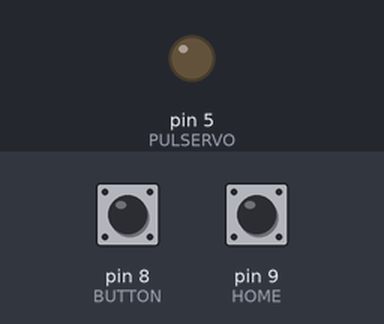
The sketch below on a simulated Arduino Uno, built with avr-gcc and run on an emulated ATmega328P. On the bench: output pins drawn as LEDs (lit = HIGH). Wiring (inferred from the names in the program): 2 × servo: signal pin 3 / signal pin 4. The test bench sets the inputs (shaded band); at power-on: pin 8 (BUTTON) LOW, pin 9 (HOME) HIGH. Servo pulses on a pin are drawn as a servo (544–2400 µs = 0–180°); pins used as bus, display or sensor lines are not drawn.

Above: at 4.9 s.
5.0 s: pin 8 (BUTTON) pulled HIGH for 0.15 s
At 7.7 s:
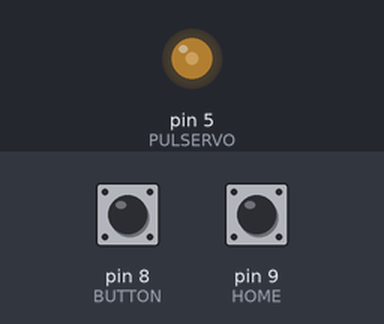
Timing chart, 0 to 9.2 s (numbered marks = the images above; inputs shaded):
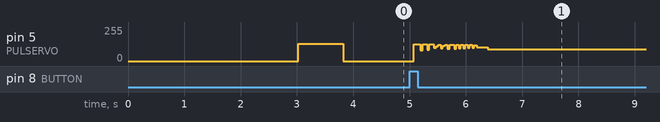

The sketch:

wire_0_0568.ino
```cpp
#include "header.h"

bool lastButtonState = LOW; //old button state
bool reading = LOW; // read the value of the button
unsigned long lastDebounceTime = 0; // last time the button has been pressed
bool LR = LOW; //  stepper motor direction,  HIGH = right | LOW = left
unsigned long timeNow = 0; //used for the millis

void setup() {

  pinMode(DIRSTEP, OUTPUT);
  pinMode(PULSTEP, OUTPUT);
  pinMode(PULSERVO, OUTPUT);
  pinMode(DIRSERVO, OUTPUT);
  pinMode(ENASERVO, OUTPUT);
  pinMode(HOME, INPUT);
  pinMode(BUTTON, INPUT);

  starterPosition();  //more details in functions.h
}

void loop()
{

  reading = digitalRead(BUTTON);  // read the button to start
  if (reading != lastButtonState) lastDebounceTime = millis(); // if the button change state the lastDebounceTime is resetted
  timeNow = millis(); // get the current time

  //18446744073709551615 is the maximum number for unsigned long, then millis() restart from 0
  //FIXME: the autonomy of the program is about 50days, then it gets stuck without restarting

  if (timeNow - lastDebounceTime > DEBOUNCE_DELAY && reading == HIGH) { //IF DEBOUNCE_DELAY has passed
    LR = LOW; //first go on right
    int speedModifier = 1;  // increment index of the delay of the speed
    int layerTurnsModifier = 0; // index to increment the turns for a layer of the coil
    for(int layer = 0; layer < COIL_LAYERS; layer++){
      layerTurnsModifier = calculateTheLayerTurnsModifier(layer); // if layer % 4 == 0 -> modifier = 1
      for(int turn = 0; turn < LAYER_TURNS + layerTurnsModifier; turn++){ // every 4 layers the coil has 1 turn more
        speedModifier = calculateTheSpeedModifier(layer,turn); // if is the first layer the speed of the rotation gradually decrease to speedModifier = 1
        rotateServo(SERVO_DELAY * speedModifier); // rotate the coil
        moveStepper(LR, STEPPER_DELAY * speedModifier); // horizontal stepper move for the next coil turn
      }
      LR = !LR; // invert the direction of the stepper
    }
     starterPosition(); // after the cicle of the coil, the motors moves to the starter position
  }
  lastButtonState = reading; // update the last button state
}
```

GLOBALS.h
```cpp
#ifndef GLOBALS
#define GLOBALS

const int SERVO_DELAY = 9; // fixed servo delay
const int STEPPER_DELAY = 50;   // fixed stepper delay
const int GRADUAL_INDEX = 16; // this index affect the acceleration and deceleration of the servo motor
const unsigned long DEBOUNCE_DELAY = 30; // delay for pressing the starter button
const int COIL_STARTER_POSITION = 1480;  // pos 0 of the coil
const int SERVO_ROTATION = 400; // 360° servo rotation


/*
  CALCULATION:
  WIRINGS = 13100
  L = length of the coil = 15.5mm
  W = size of the wire = 0.0056
  SERVO_H_ROTATION = number of tiks for the h_servo rotation = 6400 tiks
  C = 45mm (3mm * 15) [2P] = perimeter of 1 full rotation
  H_step1 = C / SERVO_H_ROTATION = 0.007 = horizontal move for each step
  STEPPER_HORIZONTAL_MOVE = W / H_step1
  LAYER_TURNS = L / W
  COIL_LAYERS = WIRINGS / LAYER_TURNS


*/
// VALUES TO CHANGE
const int LAYER_TURNS = 273;
const int COIL_LAYERS = 48 + 2;
const int STEPPER_HORIZONTAL_MOVE = 8;
#endif
```

functions.cpp
```cpp
#include "functions.h"

// this function rotate the coil of 360°
void rotateServo(int delays){ // 1st argument is the delay of the rotation
  for (int i = 0; i < SERVO_ROTATION; i++) pulseOutServo(HIGH,delays); // a 360° rotation is made by SERVO_ROTATION pulseOut LOW = clockwise | HIGH counterclockwise
}

// this function moves horizontally the stepper for the width of the copper wire
void moveStepper(bool dir,int delays){ // dir -> LEFT or RIGHT move, delays -> delay for the pulseOut
  for (int i = 0; i < STEPPER_HORIZONTAL_MOVE; i++) pulseOutStep(dir,delays); // a horizzontal move is made by STEPPER_HORIZONTAL_MOVE pulseOut
}

// this function bring back the motors to the starter position
void starterPosition(){
  int n = 0; // if the machine is not connect to the power, after 30000 steps back the program will start
  while(digitalRead(HOME) == LOW && n < 30000) {pulseOutStep(HIGH,1000);n++;} // move the stepper back to point 0
  for (int i = 0; i < COIL_STARTER_POSITION; i++) pulseOutStep(LOW,1000); // starter position for the coil
  for (int i = 0; i < SERVO_ROTATION; i++) pulseOutServo(HIGH,1000); // 1 rotation of bottom servo
}

// it prints on console the constants as json string
void sendInformation(){
  String info =
"{\"SERVO_DELAY\":" + String(SERVO_DELAY) +
",\"STEPPER_DELAY\":" + String(STEPPER_DELAY)+
",\"STEPPER_HORIZONTAL_MOVE\":" + String(STEPPER_HORIZONTAL_MOVE) +
",\"GRADUAL_INDEX\":" + String(GRADUAL_INDEX)+
",\"DEBOUNCE_DELAY\":" + String(DEBOUNCE_DELAY)+
",\"COIL_STARTER_POSITION\":" + String(COIL_STARTER_POSITION)+
",\"SERVO_ROTATION\":" + String(SERVO_ROTATION)+
",\"LAYER_TURNS\":" + String(LAYER_TURNS)+
",\"COIL_LAYERS\":" + String(COIL_LAYERS) + "}";
  Serial.println(info);
}
```

functions.h
```cpp
#ifndef FUNCTIONS_H
#define FUNCTIONS_H
//#include <Arduino.h>
#include "header.h"

    /********** rotateServo *******************************
     * it's a complete rotation of the servo motor.
     * ARGS:
     *  delays -> the delay for each servo pulse
    ********************************************************/
    void rotateServo(int delays);

    /******* moveStepper *************************************
     * it's for a horizontal move of the stepper
     * ARGS:
     *     dir -> could be HIGH or LOW and is the direction (left | right) of the stepper
     *     delays -> delay of the pulseOut
    *************************************************************/
    void moveStepper(bool dir,int delays);

    /******* starterPosition *********************************
     * it's made to bring the machine to the starter position,
     * it moves back the stepper to the starter position
     * than bring the stepper to the point 0 of the coil (COIL_STARTER_POSITION)
     * rotate the servo
    ***********************************************************/
    void starterPosition();

    /******* sendInformation *********************************
     * prints on serial the constants values as JSON string
    ***********************************************************/
    void sendInformation();

#endif
```

header.h
```cpp
#include <Arduino.h> // needed to menage multiple files
#include "PINS.h" // definition of pins position
#include "GLOBALS.h"  // definition of global variables
#include "pulseOut.h" // definition of pulseOut functions
#include "modifiers.h" // function to calculate the modifiers
#include "functions.h" // other functions ...
```

modifiers.cpp
```cpp
#include "modifiers.h"

// speed modifier calculator
int calculateTheSpeedModifier(int layer,int turn){
  int speedModifier = 1; // speed modifier = 1 doesn't effect the speed
  if(layer == 0 && turn < LAYER_TURNS/GRADUAL_INDEX) {
    speedModifier = (LAYER_TURNS/GRADUAL_INDEX - turn); //multiplying this number for another index is possible change the increase of the speed
  }
  else if (layer == COIL_LAYERS - 1 && turn > LAYER_TURNS - LAYER_TURNS/GRADUAL_INDEX){
    speedModifier = int(turn - LAYER_TURNS + LAYER_TURNS/GRADUAL_INDEX); // last layer -> deceleration
  }
  else speedModifier = 1; // if is not the first or the last layer
  if(speedModifier == 0) speedModifier = 1; // when the [(LAYER_TURNS - turn) < G_A_I speedModifier || turn < G_A_I] is set to 0, this if statement fix it
  return speedModifier;
}

// turn modifier calculator
int calculateTheLayerTurnsModifier(int layer){
  if(layer % 4 == 0 && layer != 0) return 1; // if is a multiple of 4 but not 0 return 1
  else return 0; //else 0
}
```

modifiers.h
```cpp
#ifndef MODIFIERS_H
#define MODIFIERS_H
//#include <Arduino.h>
#include "header.h"


/************* calculateTheSpeedModifier ***********************
 * speed mofifier is the value that gradually increase or decrease the speed of the servo motor
 * ARGS:
 *  layer -> only when on the first layer the acceleration is needed
 *  turn -> index needed for the gradual acceleration
 **************************************************/
int calculateTheSpeedModifier(int layer,int turn);

/** calculateTheLayerTurnsModifier **********************
 * every 4 layers is needed a turn more.
 * **********************************************/
int calculateTheLayerTurnsModifier(int layer);

#endif
```

pulseOut.cpp
```cpp
#include "pulseOut.h"

// stepper pulse
void pulseOutStep(bool dir,int delayMicro){
  digitalWrite(DIRSTEP, dir); // set the direction
  digitalWrite(PULSTEP, HIGH); // start pulse
  delayMicroseconds(delayMicro); // delay
  digitalWrite(PULSTEP, LOW); // end pulse
  delayMicroseconds(delayMicro); // delay
}

// servo pulse
void pulseOutServo(bool dir,int delayMicro){
  digitalWrite(DIRSERVO, dir); // set the direction (clockwise | counterclockwise)
  digitalWrite(ENASERVO, HIGH); // enable the servo
  digitalWrite(PULSERVO, HIGH); // start pulse
  delayMicroseconds(delayMicro); // delay
  digitalWrite(PULSERVO, LOW); // end pulse
  delayMicroseconds(delayMicro); // delay
}
```

pulseOut.h
```cpp
#ifndef PULSE_OUT_H
#define PULSE_OUT_H
#include "header.h"

/****** pulseOutServo ********************
 * pulse out for the servo move
 * ARGS:
 *  dir -> the direction of the rotation of the servo (HIGH | LOW)
 *  delayMicro -> delay of the pulse in microseconds
 ****************************************/
void pulseOutServo(bool dir,int delayMicro);

/****** pulseOutServo ********************
 * pulse out for the stepper move
 * ARGS:
 *  dir -> the direction of the rotation of the stepper (HIGH | LOW) [left,right]
 *  delayMicro -> delay of the pulse in microseconds
 ****************************************/
void pulseOutStep(bool dir,int delayMicro);

#endif
```

PINS.h
```cpp
#define HOME  9 //pin sensor home for bring back the stepper motor
#define BUTTON  8 //pin start button
#define DIRSTEP 7 //pin for stepper for the Direction
#define PULSTEP  6 //pin for the stepper pulse
#define PULSERVO 5 //pin for servo pulse
#define DIRSERVO  4 //pin for servo Direction
#define ENASERVO 3 //define Enable Pin SERVO_DELAY
```
